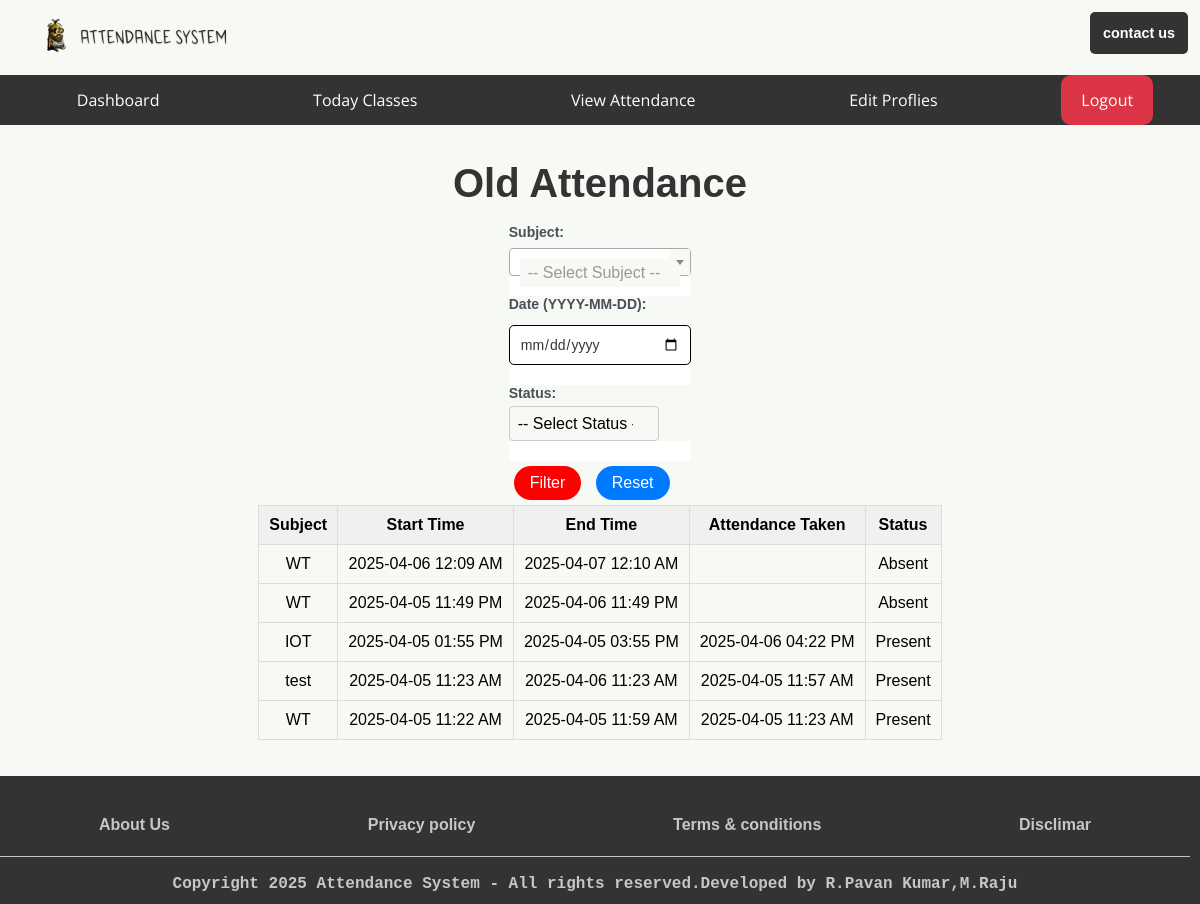
/student/attendance/old_attendance (signed in), run on the app's committed database.
### app.py (models this page shows, shortened)
class SubjectsClasses(db.Model):  # Renamed to SubjectsClasses
    id = db.Column(db.Integer, primary_key=True)
    Branch = db.Column(db.String(200), nullable=False)
    Subject = db.Column(db.String(200), nullable=False)
    Start_Time = db.Column(db.DateTime, nullable=False)
    End_Time = db.Column(db.DateTime, nullable=False)
    date_created = db.Column(db.DateTime, default=datetime.utcnow)
    completed = db.Column(db.Integer, default=0)

class Attendance(db.Model):
    id = db.Column(db.Integer, primary_key=True)
    subject_id = db.Column(db.Integer)
    user_id = db.Column(db.String(10))
    date_time = db.Column(db.DateTime, default=datetime.utcnow)

### app.py (the view, shortened to what this page needs)
@app.route('/student/attendance/old_attendance', methods=['GET', 'POST'])
@role_required('student')
def old_attendance():
    student = User.query.filter_by(username=session['username'], role='student').first()
    if not student:
        flash("Error: Student user not found.", "danger")
        return redirect(url_for('student_dashboard'))
    filter_subject = request.form.get('subject')
    filter_date_str = request.form.get('attendance_date')
    filter_status = request.form.get('status')
    attendance_data = []
    all_student_classes = SubjectsClasses.query.order_by(SubjectsClasses.Start_Time).all()
    for sc in all_student_classes:
        if filter_subject and sc.Subject != filter_subject:
            continue
        attendance_record = Attendance.query.filter_by(user_id=student.userid, subject_id=sc.id).first()
        status = 'Present' if attendance_record else 'Absent'
        attendance_taken = attendance_record.date_time if attendance_record else None
        if filter_status and status != filter_status:
            continue
        attendance_data.append({
            'subject': sc.Subject,
            'start_time': sc.Start_Time,
            'end_time': sc.End_Time,
            'attendance_taken': attendance_taken,
            'attendance_status': status
        })
    attendance_data.sort(key=lambda x: x['start_time'], reverse=True)
    return render_template('auth/dashboards/student/attendance/old_attendance.html',
                           attendance_data=attendance_data,
                           subjects=get_unique_subjects(),
                           filter_subject=filter_subject,
                           filter_date=filter_date_str,
                           filter_status=filter_status)

### app.py (called while the page is built)
def role_required(roles):
    if not isinstance(roles, list):
        roles = [roles]  # Ensure roles is a list
    def decorator(func):
        @wraps(func)
        def wrapper(*args, **kwargs):
            if 'username' not in session:
                return redirect(url_for('login'))
            user = User.query.filter_by(username=session['username']).first()
            if user.role not in roles:  # Check if the user's role is in the allowed roles list
                return redirect(url_for('index'))  # Redirect to the home page if unauthorized
            return func(*args, **kwargs)
        return wrapper
    return decorator

def get_unique_subjects():
    return sorted(list(set([sc.Subject for sc in SubjectsClasses.query.all()])))

### templates/auth/dashboards/student/attendance/old_attendance.html (shortened to what this page needs)
{% extends 'base/base_student.html' %}
{% block body %}
<main class="student-attendance-main">
    <h1>Old Attendance</h1><br/>
    <section class="filter-section">
        <form method="POST" id="form-sec" class="attendance-form">
            <div class="form-group">
                <label for="subject-search">Subject:</label>
            </div>
            <div class="form-group">
                <label for="attendance_date">Date (YYYY-MM-DD):</label>
                <input type="date" name="attendance_date" id="attendance_date" value="{{ filter_date }}">
            </div>
            <div class="form-group">
                <label for="status">Status:</label>
                <select name="status" id="status">
                    <option value="">-- Select Status --</option>
                </select>
            </div>
            <div class="form-actions">
                <button type="submit" class="delete">Filter</button>
                <a href="{{ url_for('old_attendance') }}" id="update" class="reset">Reset</a>
            </div>
        </form>
    </section>
    {% if attendance_data %}
    <div style="overflow-x: auto; max-width: 100%;">
        <table class="attendance-table">
            <thead>
                <tr>
                    <th>Subject</th>
                    <th>Start Time</th>
                    <th>End Time</th>
                    <th>Attendance Taken</th>
                    <th>Status</th>
                </tr>
            </thead>
            <tbody>
                {% for data in attendance_data %}
                <tr>
                    <td>{{ data.subject }}</td>
                    <td>{{ data.start_time.strftime('%Y-%m-%d %I:%M %p') if data.start_time }}</td>
                    <td>{{ data.end_time.strftime('%Y-%m-%d %I:%M %p') if data.end_time }}</td>
                    <td>{{ data.attendance_taken.strftime('%Y-%m-%d %I:%M %p') if data.attendance_taken }}</td>
                    <td class="{{ 'present' if data.attendance_status == 'Present' else 'absent' }}">{{ data.attendance_status }}</td>
                </tr>
                {% endfor %}
            </tbody>
        </table>
    </div>
    {% else %}
    <p>No attendance data found based on the applied filters.</p>
    {% endif %}
</main>
<link href="https://cdnjs.cloudflare.com/ajax/libs/select2/4.0.13/css/select2.min.css" rel="stylesheet" />
{% endblock body %}

### templates/base/base_student.html (shortened to what this page needs)
<!DOCTYPE html>
<html lang="en">
<head>
    <link href="{{ url_for('static', filename='styles/index.css') }}" rel="stylesheet">
</head>
<body>
    <div class="container">
        <header>
            <div>
                <img class="figure" src="{{ url_for('static', filename='assets/images/logo/attendance-system-high-resolution-logo-transparent.png') }}" alt="Attendance System logo" title="logo" />
            </div>
            <div class="addbtn">
               <a href="{{ url_for('contact') }}">contact us</a>
            </div>
        </header>
        <nav>
            <ul>
                <li class="hideOnMobile"><a href="/">Dashboard</a></li>
                <li class="hideOnMobile"><a href="{{ url_for('status_classes') }}">Today Classes</a></li>
                <li class="hideOnMobile"><a href="{{ url_for('view_attendance_report', role='student') }}">View Attendance</a></li>
                <li class="hideOnMobile"><a href="{{ url_for('profile', role='student') }}">Edit Proflies</a></li>
                <li class="hideOnMobile"><a href="{{ url_for('logout') }}" class="logout">Logout</a></li>
            </ul>
        </nav>
{% block body %}{% endblock body %}
        <footer>
            {% block footer %}
            <div id="footm">
            <ul>
                <li><a href="{{ url_for('maintenance') }}">About Us</a></li>
                <li><a href="{{ url_for('maintenance') }}">Privacy policy</a></li>
                <li><a href="{{ url_for('maintenance') }}">Terms & conditions</a></li>
                <li><a href="{{ url_for('maintenance') }}">Disclimar</a></li>
            </ul>
            </div>
            <div class="footcopy"><hr/><br/><strong>Copyright 2025 Attendance System - All rights reserved.Developed by R.Pavan Kumar,M.Raju</strong></div>
            {% endblock footer %}
        </footer>
    </div>
</body>
</html>

### data on the page
SubjectsClasses: subject "WT", start_time "2025-04-06 12:09 AM", end_time "2025-04-07 12:10 AM", attendance_status "Absent"
SubjectsClasses: subject "WT", start_time "2025-04-05 11:49 PM", end_time "2025-04-06 11:49 PM", attendance_status "Absent"
SubjectsClasses: subject "IOT", start_time "2025-04-05 01:55 PM", end_time "2025-04-05 03:55 PM", attendance_taken "2025-04-06 04:22 PM", attendance_status "Present"
SubjectsClasses: subject "test", start_time "2025-04-05 11:23 AM", end_time "2025-04-06 11:23 AM", attendance_taken "2025-04-05 11:57 AM", attendance_status "Present"
SubjectsClasses: subject "WT", start_time "2025-04-05 11:22 AM", end_time "2025-04-05 11:59 AM", attendance_taken "2025-04-05 11:23 AM", attendance_status "Present"
